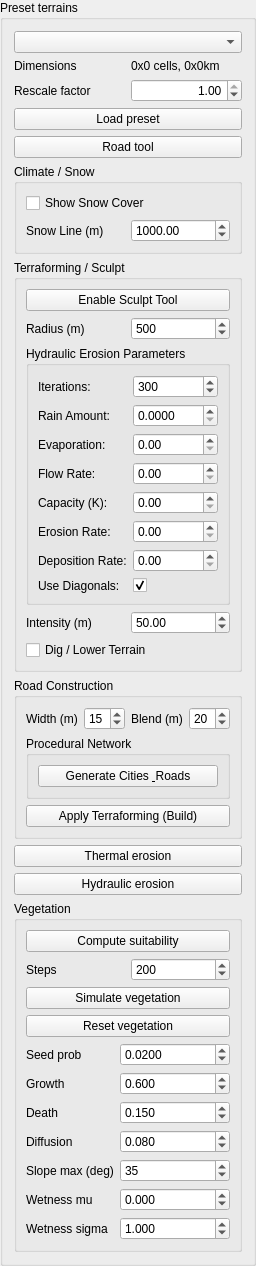
        <widget class="QGroupBox" name="Objects_groupBox_2">
         <property name="enabled">
          <bool>true</bool>
         </property>
         <property name="sizePolicy">
          <sizepolicy hsizetype="Expanding" vsizetype="Minimum">
           <horstretch>0</horstretch>
           <verstretch>0</verstretch>
          </sizepolicy>
         </property>
         <property name="title">
          <string>Preset terrains</string>
         </property>
         <property name="flat">
          <bool>false</bool>
         </property>
         <layout class="QVBoxLayout" name="verticalLayout_10">
          <item>
           <widget class="QComboBox" name="cb_preset">
            <property name="currentIndex">
             <number>-1</number>
            </property>
           </widget>
          </item>
          <item>
           <layout class="QHBoxLayout" name="horizontalLayout_37">
            <item>
             <widget class="QLabel" name="label_48">
              <property name="text">
               <string>Dimensions</string>
              </property>
             </widget>
            </item>
            <item>
             <widget class="QLabel" name="label_preset">
              <property name="text">
               <string>0x0 cells, 0x0km</string>
              </property>
             </widget>
            </item>
           </layout>
          </item>
          <item>
           <layout class="QHBoxLayout" name="horizontalLayout_31">
            <item>
             <widget class="QLabel" name="label_58">
              <property name="text">
               <string>Rescale factor</string>
              </property>
             </widget>
            </item>
            <item>
             <widget class="QDoubleSpinBox" name="sb_presetFactor">
              <property name="alignment">
               <set>Qt::AlignRight|Qt::AlignTrailing|Qt::AlignVCenter</set>
              </property>
              <property name="maximum">
               <double>1.000000000000000</double>
              </property>
              <property name="singleStep">
               <double>0.050000000000000</double>
              </property>
              <property name="value">
               <double>1.000000000000000</double>
              </property>
             </widget>
            </item>
           </layout>
          </item>
          <item>
           <widget class="QPushButton" name="btn_loadPreset">
            <property name="text">
             <string>Load preset</string>
            </property>
           </widget>
          </item>
          <item>
           <widget class="QPushButton" name="btn_tool_road">
            <property name="text">
             <string>Road tool</string>
            </property>
            <property name="checkable">
             <bool>true</bool>
            </property>
           </widget>
          </item>
          <item>
          <widget class="QGroupBox" name="gb_snow">
           <property name="title">
            <string>Climate / Snow</string>
           </property>
           <layout class="QVBoxLayout" name="verticalLayout_snow">
            
            <item>
             <widget class="QCheckBox" name="cb_display_snow">
              <property name="text">
               <string>Show Snow Cover</string>
              </property>
              <property name="checked">
               <bool>false</bool>
              </property>
             </widget>
            </item>

            <item>
             <layout class="QHBoxLayout" name="horizontalLayout_snow_alt">
              <item>
               <widget class="QLabel" name="lbl_snow_alt">
                <property name="text">
                 <string>Snow Line (m)</string>
                </property>
               </widget>
              </item>
              <item>
               <widget class="QDoubleSpinBox" name="sb_snow_altitude">
                <property name="minimum">
                 <double>-500.0</double>
                </property>
                <property name="maximum">
                 <double>9000.0</double>
                </property>
                <property name="singleStep">
                 <double>50.0</double>
                </property>
                <property name="value">
                 <double>1000.0</double>
                </property>
               </widget>
              </item>
             </layout>
            </item>

           </layout>
          </widget>
         </item>

         <item>
          <widget class="QGroupBox" name="gb_sculpt">
           <property name="title">
            <string>Terraforming / Sculpt</string>
           </property>
           <layout class="QVBoxLayout" name="verticalLayout_sculpt">
            
            <item>
             <widget class="QPushButton" name="btn_tool_sculpt">
              <property name="text">
               <string>Enable Sculpt Tool</string>
              </property>
              <property name="checkable">
               <bool>true</bool>
              </property>
             </widget>
            </item>

            <item>
             <layout class="QHBoxLayout" name="hl_brush_radius">
              <item>
               <widget class="QLabel" name="lbl_brush_radius">
                <property name="text">
                 <string>Radius (m)</string>
                </property>
               </widget>
              </item>
              <item>
               <widget class="QSpinBox" name="sb_brush_radius">
                <property name="minimum">
                 <number>10</number>
                </property>
                <property name="maximum">
                 <number>5000</number>
                </property>
                <property name="singleStep">
                 <number>50</number>
                </property>
                <property name="value">
                 <number>500</number>
                </property>
               </widget>
              </item>
             </layout>
            </item>

            <item>
          <widget class="QGroupBox" name="gb_hydraulic_params">
           <property name="title">
            <string>Hydraulic Erosion Parameters</string>
           </property>
           <layout class="QFormLayout" name="formLayout_hydro">
            <item row="0" column="0">
             <widget class="QLabel" name="label_iter">
              <property name="text"><string>Iterations:</string></property>
             </widget>
            </item>
            <item row="0" column="1">
             <widget class="QSpinBox" name="sb_hydro_iter">
              <property name="minimum"><number>1</number></property>
              <property name="maximum"><number>500000</number></property>
              <property name="value"><number>300</number></property>
             </widget>
            </item>
            <item row="1" column="0">
             <widget class="QLabel" name="label_rain">
              <property name="text"><string>Rain Amount:</string></property>
             </widget>
            </item>
            <item row="1" column="1">
             <widget class="QDoubleSpinBox" name="dsb_hydro_rain">
              <property name="decimals"><number>4</number></property>
              <property name="singleStep"><number>0.001</number></property>
              <property name="value"><number>0.01</number></property>
             </widget>
            </item>
            <item row="2" column="0">
             <widget class="QLabel" name="label_evap">
              <property name="text"><string>Evaporation:</string></property>
             </widget>
            </item>
            <item row="2" column="1">
             <widget class="QDoubleSpinBox" name="dsb_hydro_evap">
              <property name="singleStep"><number>0.05</number></property>
              <property name="value"><number>0.5</number></property>
             </widget>
            </item>
            <item row="3" column="0">
             <widget class="QLabel" name="label_flow">
              <property name="text"><string>Flow Rate:</string></property>
             </widget>
            </item>
            <item row="3" column="1">
             <widget class="QDoubleSpinBox" name="dsb_hydro_flow">
              <property name="singleStep"><number>0.05</number></property>
              <property name="value"><number>0.1</number></property>
             </widget>
            </item>
            <item row="4" column="0">
             <widget class="QLabel" name="label_cap">
              <property name="text"><string>Capacity (K):</string></property>
             </widget>
            </item>
            <item row="4" column="1">
             <widget class="QDoubleSpinBox" name="dsb_hydro_cap">
              <property name="value"><number>8.0</number></property>
             </widget>
            </item>
            <item row="5" column="0">
             <widget class="QLabel" name="label_ero">
              <property name="text"><string>Erosion Rate:</string></property>
             </widget>
            </item>
            <item row="5" column="1">
             <widget class="QDoubleSpinBox" name="dsb_hydro_ero">
              <property name="singleStep"><number>0.05</number></property>
              <property name="value"><number>0.2</number></property>
             </widget>
            </item>
            <item row="6" column="0">
             <widget class="QLabel" name="label_dep">
              <property name="text"><string>Deposition Rate:</string></property>
             </widget>
            </item>
            <item row="6" column="1">
             <widget class="QDoubleSpinBox" name="dsb_hydro_dep">
              <property name="singleStep"><number>0.05</number></property>
              <property name="value"><number>0.2</number></property>
             </widget>
            </item>
            <item row="7" column="0">
             <widget class="QLabel" name="label_diag">
              <property name="text"><string>Use Diagonals:</string></property>
             </widget>
            </item>
            <item row="7" column="1">
             <widget class="QCheckBox" name="cb_hydro_diag">
              <property name="checked"><bool>true</bool></property>
             </widget>
            </item>
           </layout>
          </widget>
         </item>

            <item>
             <layout class="QHBoxLayout" name="hl_brush_intensity">
              <item>
               <widget class="QLabel" name="lbl_brush_intensity">
                <property name="text">
                 <string>Intensity (m)</string>
                </property>
               </widget>
              </item>
              <item>
               <widget class="QDoubleSpinBox" name="sb_brush_intensity">
                <property name="minimum">
                 <double>-500.0</double>
                </property>
                <property name="maximum">
                 <double>500.0</double>
                </property>
                <property name="value">
                 <double>50.0</double>
                </property>
               </widget>
              </item>
             </layout>
            </item>

            <item>
             <widget class="QCheckBox" name="cb_sculpt_dig">
              <property name="text">
               <string>Dig / Lower Terrain</string>
              </property>
             </widget>
            </item>

           </layout>
          </widget>
         </item>

         <item>
          <widget class="QGroupBox" name="gb_road_construction">
           <property name="title">
            <string>Road Construction</string>
           </property>
           <layout class="QVBoxLayout" name="verticalLayout_road">
            
            <item>
             <layout class="QHBoxLayout" name="hl_road_params">
              <item>
               <widget class="QLabel" name="lbl_road_width">
                <property name="text">
                 <string>Width (m)</string>
                </property>
               </widget>
              </item>
              <item>
               <widget class="QSpinBox" name="sb_road_width">
                <property name="value">
                 <number>15</number>
                </property>
               </widget>
              </item>
              <item>
               <widget class="QLabel" name="lbl_blend_width">
                <property name="text">
                 <string>Blend (m)</string>
                </property>
               </widget>
              </item>
              <item>
               <widget class="QSpinBox" name="sb_road_blend">
                <property name="value">
                 <number>20</number>
                </property>
               </widget>
              </item>
             </layout>
            </item>

            
            <item>
                <widget class="QGroupBox" name="gb_proc_gen">
                <property name="title">
                    <string>Procedural Network</string>
                </property>
                <layout class="QVBoxLayout" name="verticalLayout_proc">
                    <item>
                    <widget class="QPushButton" name="btn_gen_network">
                    <property name="text">
                    <string>Generate Cities &amp; Roads</string>
                    </property>
                    </widget>
                    </item>
                </layout>
                </widget>
                </item>

            <item>
             <widget class="QPushButton" name="btn_build_road">
              <property name="text">
               <string>Apply Terraforming (Build)</string>
              </property>
             </widget>
            </item>

           </layout>
          </widget>
         </item>

          <item>
           <widget class="QPushButton" name="btn_thermalErosion">
            <property name="text">
             <string>Thermal erosion</string>
            </property>
           </widget>
          </item>
          <item>
            <widget class="QPushButton" name="btn_hydraulicErosion">
            <property name="text">
            <string>Hydraulic erosion</string>
            </property>
            </widget>
            </item>
            <item>
                <widget class="QGroupBox" name="gb_vegetation">
                <property name="title">
                <string>Vegetation</string>
                </property>
                <layout class="QVBoxLayout" name="verticalLayout_veg">
                <item>
                    <widget class="QPushButton" name="btn_vegCompute">
                    <property name="text">
                    <string>Compute suitability</string>
                    </property>
                    </widget>
                </item>

                <item>
                    <layout class="QHBoxLayout" name="hl_vegSteps">
                    <item>
                    <widget class="QLabel" name="lbl_vegSteps">
                    <property name="text">
                        <string>Steps</string>
                    </property>
                    </widget>
                    </item>
                    <item>
                    <widget class="QSpinBox" name="sb_vegSteps">
                    <property name="minimum">
                        <number>1</number>
                    </property>
                    <property name="maximum">
                        <number>5000</number>
                    </property>
                    <property name="value">
                        <number>200</number>
                    </property>
                    </widget>
                    </item>
                    </layout>
                </item>

                <item>
                    <widget class="QPushButton" name="btn_vegStep">
                    <property name="text">
                    <string>Simulate vegetation</string>
                    </property>
                    </widget>
                </item>

                <item>
                    <widget class="QPushButton" name="btn_vegReset">
                    <property name="text">
                    <string>Reset vegetation</string>
                    </property>
                    </widget>
                </item>

                <item>
                    <layout class="QFormLayout" name="formLayout_veg">
                    <item row="0" column="0">
                    <widget class="QLabel" name="lbl_vegSeedProb">
                    <property name="text">
                        <string>Seed prob</string>
                    </property>
                    </widget>
                    </item>
                    <item row="0" column="1">
                    <widget class="QDoubleSpinBox" name="dsb_vegSeedProb">
                    <property name="decimals">
                        <number>4</number>
                    </property>
                    <property name="minimum">
                        <double>0.0000</double>
                    </property>
                    <property name="maximum">
                        <double>1.0000</double>
                    </property>
                    <property name="singleStep">
                        <double>0.0050</double>
                    </property>
                    <property name="value">
                        <double>0.0200</double>
                    </property>
                    </widget>
                    </item>

                    <item row="1" column="0">
                    <widget class="QLabel" name="lbl_vegGrowth">
                    <property name="text">
                        <string>Growth</string>
                    </property>
                    </widget>
                    </item>
                    <item row="1" column="1">
                    <widget class="QDoubleSpinBox" name="dsb_vegGrowth">
                    <property name="decimals">
                        <number>3</number>
                    </property>
                    <property name="minimum">
                        <double>0.0000</double>
                    </property>
                    <property name="maximum">
                        <double>10.0000</double>
                    </property>
                    <property name="singleStep">
                        <double>0.0500</double>
                    </property>
                    <property name="value">
                        <double>0.6000</double>
                    </property>
                    </widget>
                    </item>

                    <item row="2" column="0">
                    <widget class="QLabel" name="lbl_vegDeath">
                    <property name="text">
                        <string>Death</string>
                    </property>
                    </widget>
                    </item>
                    <item row="2" column="1">
                    <widget class="QDoubleSpinBox" name="dsb_vegDeath">
                    <property name="decimals">
                        <number>3</number>
                    </property>
                    <property name="minimum">
                        <double>0.0000</double>
                    </property>
                    <property name="maximum">
                        <double>10.0000</double>
                    </property>
                    <property name="singleStep">
                        <double>0.0500</double>
                    </property>
                    <property name="value">
                        <double>0.1500</double>
                    </property>
                    </widget>
                    </item>

                    <item row="3" column="0">
                    <widget class="QLabel" name="lbl_vegDiffusion">
                    <property name="text">
                        <string>Diffusion</string>
                    </property>
                    </widget>
                    </item>
                    <item row="3" column="1">
                    <widget class="QDoubleSpinBox" name="dsb_vegDiffusion">
                    <property name="decimals">
                        <number>3</number>
                    </property>
                    <property name="minimum">
                        <double>0.0000</double>
                    </property>
                    <property name="maximum">
                        <double>1.0000</double>
                    </property>
                    <property name="singleStep">
                        <double>0.0100</double>
                    </property>
                    <property name="value">
                        <double>0.0800</double>
                    </property>
                    </widget>
                    </item>

                    <item row="4" column="0">
                    <widget class="QLabel" name="lbl_vegSlopeMax">
                    <property name="text">
                        <string>Slope max (deg)</string>
                    </property>
                    </widget>
                    </item>
                    <item row="4" column="1">
                    <widget class="QSpinBox" name="sb_vegSlopeMax">
                    <property name="minimum">
                        <number>1</number>
                    </property>
                    <property name="maximum">
                        <number>89</number>
                    </property>
                    <property name="value">
                        <number>35</number>
                    </property>
                    </widget>
                    </item>

                    <item row="5" column="0">
                    <widget class="QLabel" name="lbl_vegWetMu">
                    <property name="text">
                        <string>Wetness mu</string>
                    </property>
                    </widget>
                    </item>
                    <item row="5" column="1">
                    <widget class="QDoubleSpinBox" name="dsb_vegWetMu">
                    <property name="decimals">
                        <number>3</number>
                    </property>
                    <property name="minimum">
                        <double>-100.0000</double>
                    </property>
                    <property name="maximum">
                        <double>100.0000</double>
                    </property>
                    <property name="value">
                        <double>0.0000</double>
                    </property>
                    </widget>
                    </item>

                    <item row="6" column="0">
                    <widget class="QLabel" name="lbl_vegWetSigma">
                    <property name="text">
                        <string>Wetness sigma</string>
                    </property>
                    </widget>
                    </item>
                    <item row="6" column="1">
                    <widget class="QDoubleSpinBox" name="dsb_vegWetSigma">
                    <property name="decimals">
                        <number>3</number>
                    </property>
                    <property name="minimum">
                        <double>0.0100</double>
                    </property>
                    <property name="maximum">
                        <double>100.0000</double>
                    </property>
                    <property name="singleStep">
                        <double>0.0500</double>
                    </property>
                    <property name="value">
                        <double>1.0000</double>
                    </property>
                    </widget>
                    </item>
                    </layout>
                </item>

                </layout>
                </widget>
            </item>

         </layout>
        </widget>
